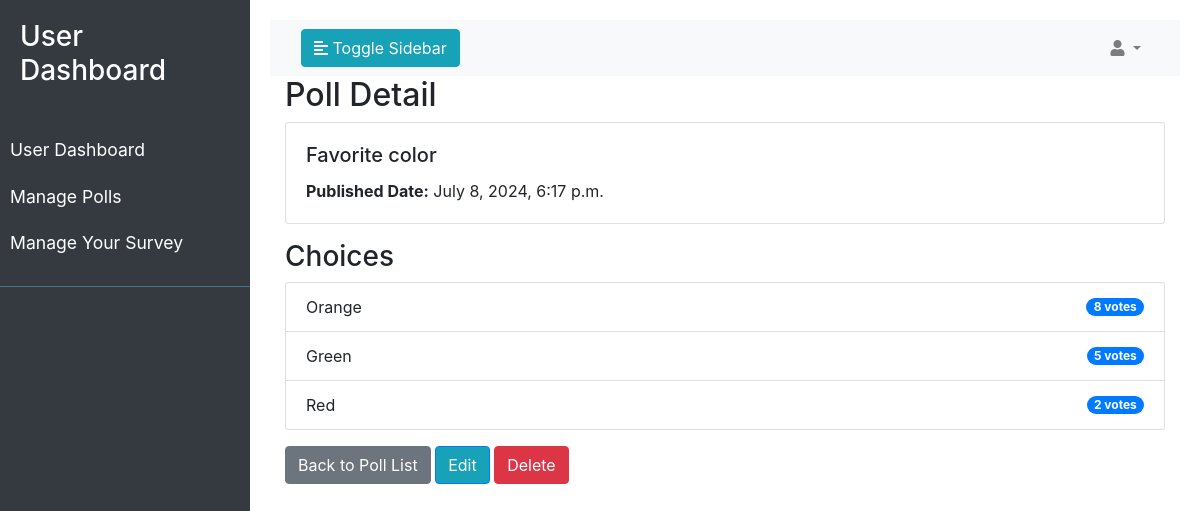
Page /users/user-poll-detail/56/ (signed in) on the committed database.
### polls/models.py (models this page shows, shortened)
class Question(models.Model):
    question_text = models.CharField(max_length=200)
    pub_date = models.DateTimeField('date published',default= timezone.now)
    created_by = models.ForeignKey(CustomUser, on_delete=models.CASCADE, related_name='created_questions', null=True, default=None)
    start_time = models.DateTimeField(null=True, blank=True)
    end_time = models.DateTimeField(null=True, blank=True)

class Choice(models.Model):
    question = models.ForeignKey(Question, on_delete=models.CASCADE)
    choice_text = models.CharField(max_length=200)
    votes = models.IntegerField(default=0)

### user_dashboard/views.py (the view)
# urls.py: path('user-poll-detail/<int:poll_id>/', views.user_poll_detail, name='user_poll_detail'),
@login_required
def user_poll_detail(request, poll_id):
    try:
        poll = get_object_or_404(Question, pk=poll_id)
        return render(request, 'user_poll_detail.html', {'poll': poll})
    except Question.DoesNotExist:
        return render(request, 'error.html', {'error_message': 'Poll not found.'})
    except Exception as e:
        return render(request, 'error.html', {'error_message': 'An error occurred while fetching poll details.'})

### user_dashboard/templates/user_poll_detail.html (shortened to what this page needs)
{% extends 'user_base.html' %}
{% block content %}
<div class="container">
    <h2>Poll Detail</h2>
    <div class="card">
        <div class="card-body">
            <h5 class="card-title">{{ poll.question_text }}</h5>
            <p class="card-text"><strong>Published Date:</strong> {{ poll.pub_date }}</p>
        </div>
    </div>
    <div class="mt-3">
        <h3>Choices</h3>
        <ul class="list-group">
            {% for choice in poll.choice_set.all %}
            <li class="list-group-item d-flex justify-content-between align-items-center">
                {{ choice.choice_text }}
                <span class="badge badge-primary badge-pill">{{ choice.votes }} votes</span>
            </li>
            {% endfor %}
        </ul>
    </div>
    <div class="mt-3">
        <a href="{% url 'user_poll_list' %}" class="btn btn-secondary">Back to Poll List</a>
        <a href="{% url 'user_poll_update' poll.id %}" class="btn btn-primary">Edit</a>
        <form action="{% url 'user_poll_delete' poll.id %}" method="post" class="d-inline">
            <button type="submit" class="btn btn-danger" onclick="return confirm('Are you sure you want to delete this poll?')">Delete</button>
        </form>
    </div>
</div>
{% endblock %}

### user_dashboard/templates/user_base.html (style rules this page uses)
html, body { height: 100%; width: 100%; }
body { background: #fff; }
.btn-primary { background-color: #17a2b8; }

### rows in the picture
Question: question_text "Favorite color", pub_date "July 8, 2024, 6:17 p.m."
Choice: choice_text "Orange", votes "8"
Choice: choice_text "Green", votes "5"
Choice: choice_text "Red", votes "2"
